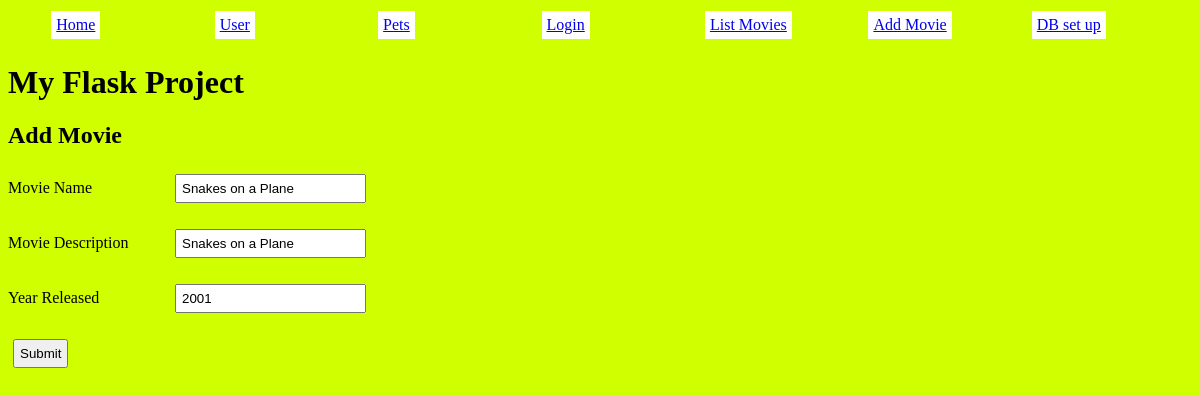
The page /editmovie?id=4 on the database its author committed.
### tables this page shows
CREATE TABLE Movies(id INTEGER,
  name TEXT,
  description TEXT,
  year INTEGER,
  PRIMARY KEY(id AUTOINCREMENT));

### main.py (the view, shortened to what this page needs)
@web_site.route('/editmovie',methods = ['GET', 'POST'])
def editmovie():
  id = request.args.get('id')
  msg  = "" #initialise this for later
  con = sqlite3.connect('movies.db')
  con.row_factory = sqlite3.Row
  cursor = con.cursor()
  sql ="SELECT * FROM movies WHERE id="+id
  cursor.execute(sql)
  con.commit()
  rows = cursor.fetchall()
  print(rows)
  for row in rows:
    print(row)
    return render_template("addmovie.html",name=row["name"],descr=row["description"],year=row["year"],msg=msg)

### templates/addmovie.html (shortened to what this page needs)
{% extends 'base.html' %}
{% block content %}
    <h2>Add Movie</h2>
    <form method="POST">
      <p><label for="name">Movie Name</label><input name="name" id="name" value="{{name}}"></p>
      <p><label for="descr">Movie Description</label><input name="descr" value="{{descr}}"></p>
      <p><label for="year">Year Released</label><input name="year" value="{{year}}"></p>
      <p><input type="submit" value="Submit"></p>
    </form>
{% endblock %}

### static/styles.css (style rules this page uses)
body { background-color:rgb(208, 255, 0); font-family:Verdana; }
input { padding:5px; margin:5px; }
label { width: 162px; display: inline-flex; }

### rows shown on the page
Movies: name "Snakes on a Plane", descr "Snakes on a Plane", year "2001"
